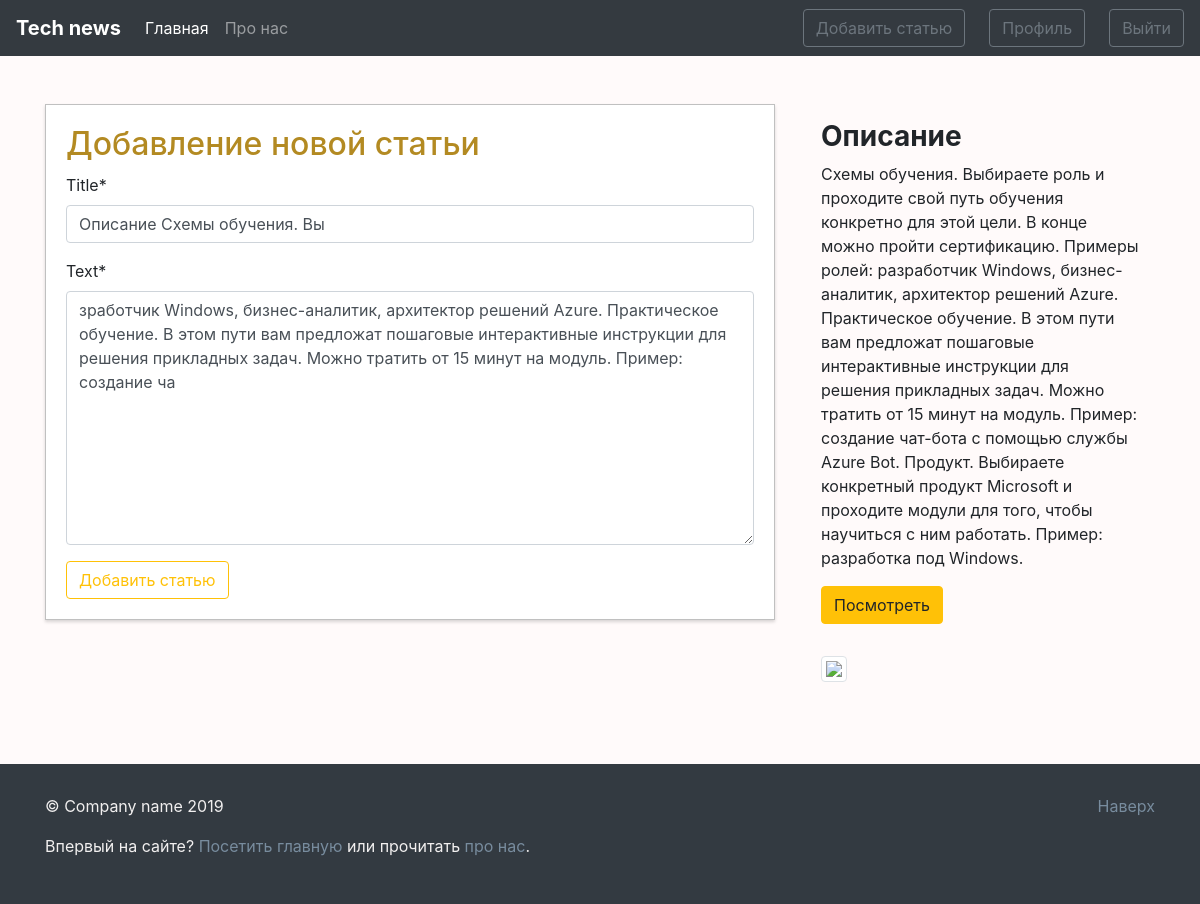
Screenshot of /news/26/update/ (signed in) with the database file from the repository.
### blog/models.py (models this page shows, shortened)
class News(models.Model):
    title = models.CharField(max_length=100) # не больше 250 можно
    text = models.TextField()
    date = models.DateTimeField(default=timezone.now)
    author = models.ForeignKey(User, on_delete=models.CASCADE)

### blog/views.py (the view, shortened to what this page needs)
# urls.py: path('news/<int:pk>/update/', views.UpdateNewsView.as_view(), name='news-update'),
class UpdateNewsView(LoginRequiredMixin, UserPassesTestMixin, UpdateView):
    model = News
    fields = ['title', 'text']
    def test_func(self):
        news = self.get_object()
        if self.request.user == news.author:
            return True
        return False

### blog/templates/blog/news_form.html (shortened to what this page needs)
{% extends 'blog/main.html' %}
{% load crispy_forms_tags %}
{% block main_section %}
  <div class="form-section">
    <h2>Добавление новой статьи</h2>
    <form method="POST">
      {{ form|crispy }}
      <button type="submit" class="btn btn-outline-warning">Добавить статью</button>
    </form>
  </div>
{% endblock main_section %}
{% block aside_news_section %}
    <h3><b>Описание</b></h3>
    <p>Схемы обучения. Выбираете роль и проходите свой путь обучения конкретно для этой цели. В конце можно пройти сертификацию. Примеры ролей: разработчик Windows, бизнес-аналитик, архитектор решений Azure.
  Практическое обучение. В этом пути вам предложат пошаговые интерактивные инструкции для решения прикладных задач. Можно тратить от 15 минут на модуль. Пример: создание чат-бота с помощью службы Azure Bot.
  Продукт. Выбираете конкретный продукт Microsoft и проходите модули для того, чтобы научиться с ним работать. Пример: разработка под Windows.</p>
    <a href="" target="_blank">
      <button class="btn btn-warning">Посмотреть</button>
    </a>
{% endblock aside_news_section %}

### blog/static/blog/main.css (style rules this page uses)
body { background: #fffafa }
.form-section { background: #ffffff; padding: 20px; border: 1px solid silver; box-sizing: border-box; width: 100%; -webkit-box-shadow: 0 2px 3px 0 rgba(74,74,74,.21); -moz-box-shadow: 0 2px 3px 0 rgba(74,74,74,.21); box-shadow: 0 2px 3px 0 rgba(74,74,74,.21); }
.form-section > h2 { color: #b38a22; margin-bottom: 10px }

### rows the page displays
News: title "Описание Схемы обучения. Вы", text "зработчик Windows, бизнес-аналитик, архитектор решений Azure. Практическое обучение. В этом пути вам предложат пошаговые интерактивные инструкции для решения прикладных задач. Можно тратить от 15 минут на модуль. Пример: создание ча"
